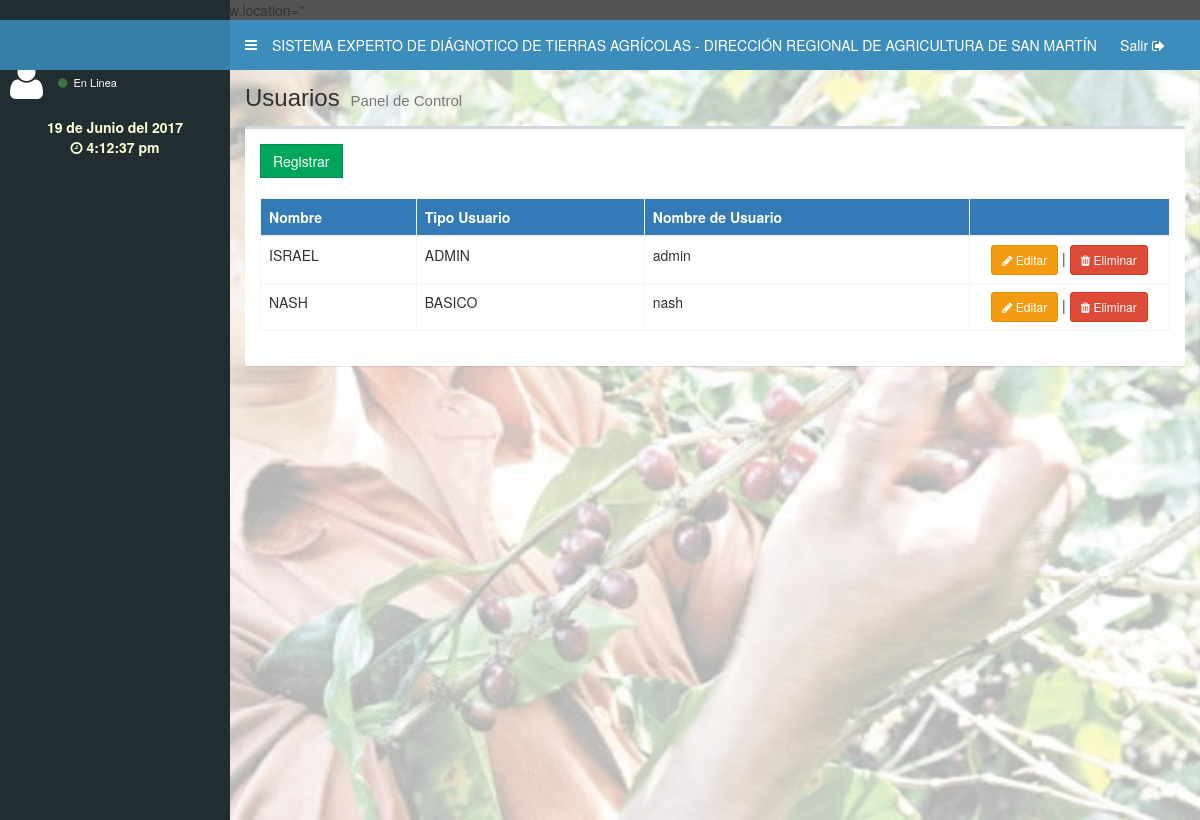
The app's page /index.php/usuario with its own data.
### tables this page shows
CREATE TABLE IF NOT EXISTS `usuario` (
  `id_usuario` int(11) NOT NULL AUTO_INCREMENT,
  `id_tipo_usuario` int(11) NOT NULL,
  `nombre` varchar(100) NOT NULL,
  `user` varchar(20) NOT NULL,
  `clave` varchar(60) NOT NULL,
  `estado` char(1) NOT NULL,
  PRIMARY KEY (`id_usuario`)
);

CREATE TABLE IF NOT EXISTS `tipo_usuario` (
  `id_tipo_usuario` int(11) NOT NULL AUTO_INCREMENT,
  `descripcion` varchar(60) NOT NULL,
  `estado` char(1) NOT NULL,
  PRIMARY KEY (`id_tipo_usuario`)
);

### application/controllers/usuario.php (called while the page is built, shortened)
<?php
	class Usuario extends CI_Controller
	{
		public function __construct()
	    {
	        $this->load->helper('url');
	        $this->load->model("usuario_model");
	        $this->load->model("tipousuario_model");
	    }
		public function index()
		{
			$this->load->view("head",  array("menu"=>""));
			$this->load->view("menu_system", array("menu"=>$_SESSION['menu'], "nombre"=>$_SESSION['nombre']));
			$data = $this->usuario_model->datos();
			$t_u = $this->tipousuario_model->datos();
			$this->load->view("modulos/usuario", array("data"=>$data, "t_user"=>$t_u));
			$this->load->view("footer", array("js"=>"usuarios.js"));
		}
	}
?>

### index.php (called while the page is built, shortened)
<?php
require_once BASEPATH.'core/CodeIgniter.php';

### application/models/usuario_model.php (called while the page is built, shortened)
<?php
	class Usuario_model extends CI_Model{
		public function datos(){
			$r = $this->db->select("usuario.id_usuario, usuario.nombre, usuario.user, tipo_usuario.descripcion, tipo_usuario.id_tipo_usuario, usuario.clave")->from('usuario')->join('tipo_usuario', 'tipo_usuario.id_tipo_usuario = usuario.id_tipo_usuario')->where('usuario.estado', 'A')->where('tipo_usuario.estado', 'A')->get();
			return $r->result();
		}
	}
?>

### application/views/modulos/usuario.php (the view, shortened to what this page needs)
<div class="content-wrapper">
  <section class="content-header">
          <h1>
            Usuarios
            <small>Panel de Control</small>
          </h1>
    </section>
    <section class="content">
    <div class="row">
      <div class="col-md-12">
        <div class="box">
          <div class="panel-body table-responsive">
            <button class='btn btn-flat btn-success' data-toggle="modal" data-target="#modal_registro">Registrar</button>
                                    <br><br>
            <table id="table" class="table table-bordered">
                                        <thead>
                                            <tr class="bg-primary">
                                                <th>Nombre</th>
                                                <th>Tipo Usuario</th>
                                                <th>Nombre de Usuario</th>
                                                <th width="200"></th>
                                            </tr>
                                        </thead>
                                        <tbody>
                                        <?php foreach($data as $user):?>
                                            <tr>
                                                <td><?=$user->nombre?></td>
                                                <td><?=$user->descripcion?></td>
                                                <td><?=$user->user?></td>
                                                <td><center><button type="button" class='btn btn-sm btn-warning btn-editar' id-u="<?=$user->id_usuario?>" id-t-u="<?=$user->id_tipo_usuario?>"><i class='fa fa-pencil'></i> Editar</button> | <button type="button" class='btn btn-sm btn-danger btn-eliminar' id-u="<?=$user->id_usuario?>"><i class='fa fa-trash'></i> Eliminar</button></center></td>
                                            </tr>
                                         <?php endforeach; ?>
                                        </tbody>
                                    </table>
          </div>
        </div>
      </div>
    </div>
    </section>
</div>

### public/css/estilos.css (style rules this page uses)
body { background-color: #545454; }
body { overflow-x:hidden; }
.content-wrapper { background: url("../../uploads/fondo.jpg"); background-repeat: no-repeat; background-attachment: fixed; background-size: cover; -webkit-background-size: cover; -moz-background-size: cover; background-position: center center; background-color:#FFF; }

### records on screen
usuario: nombre "ISRAEL", id_tipo_usuario.descripcion "ADMIN", user "admin"
usuario: nombre "NASH", id_tipo_usuario.descripcion "BASICO", user "nash"
